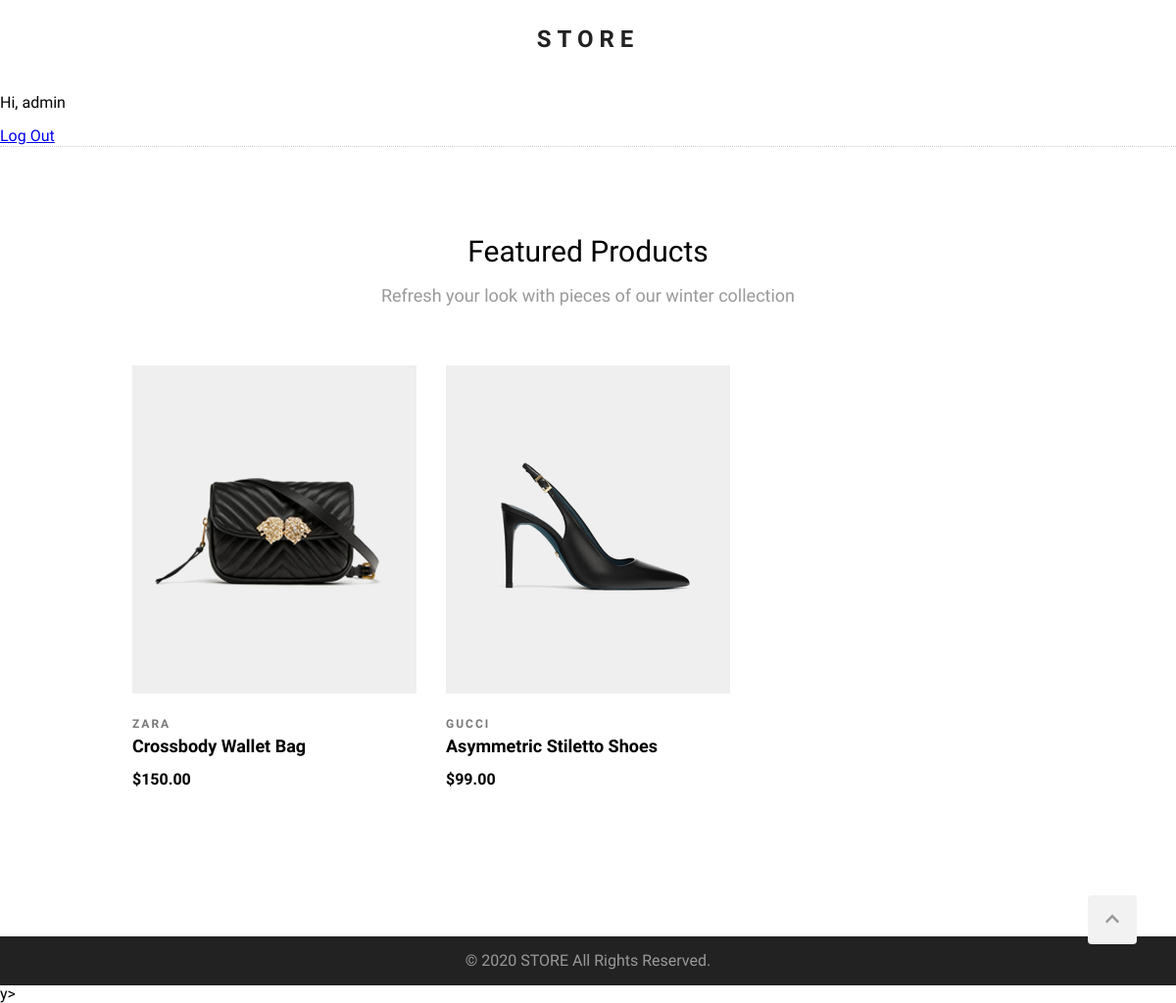
Screenshot of /products/ (signed in) with the database file from the repository.
### products/models.py (models this page shows, shortened)
class Product(models.Model):
    brand = models.CharField(max_length=100)
    title = models.CharField(max_length=100)
    description = models.TextField(max_length=500, blank=True, null=True)
    price = models.PositiveIntegerField()
    image = models.ImageField(upload_to='products/', null=True)
    created_date = models.DateTimeField(default=now, editable=False)

### products/views.py (the view)
# urls.py: path('products/', products_list, name='products_list'),
def products_list(request):
    products = Product.objects.all()
    return render(request, 'products/products-list.html', {'products': products})

### templates/products/products-list.html (shortened to what this page needs)
{% extends "base.html" %}
{% block content %}
<section id="featured-products">
    <h2 class="section-headline">Featured Products</h2>
    <p class="section-description">
        Refresh your look with pieces of our winter collection
    </p>
    <div class="products-wrapper clearfix">
        {% for product in products %}
        <div class="product">
            <div class="product-img">
                <img src="{{product.image.url}}" alt="">
            </div>
            <div class="product-description">
                <div class="product-brand">{{ product.brand | capfirst }}</div>
                <a class="product-name" href="{{product.get_absolute_url}}">{{ product.title | capfirst }}</a>
                <div class="product-price">${{ product.price | floatformat:2 }}</div>
            </div>
        </div>
        {% empty %}
        <p>No products yet.</p>
        {% endfor %}
    </div>
</section>
{% endblock %}

### templates/base.html (shortened to what this page needs)
{% load static %}
<!DOCTYPE html>
<html lang="en">
<head>
    <link rel="stylesheet" href="{% static 'normalize.css' %}" />
    <link rel="stylesheet" href="{% static 'style.css' %}" />
</head>
<body>
    <div class="wrapper">
        <header>
            <h1 id="logo">
                <a href="{% url 'home' %}">STORE</a>
            </h1>
            {% if user.is_authenticated %}
            <p>Hi, {{ user.username }}</p>
            <a href="{% url 'logout' %}">Log Out</a>
            {% else %}
            <a href="{% url 'login' %}">Login</a>
            {% endif %}
            <div id="controls">
            </div>
        </header>
        <main>
            {% block content %}{% endblock %}
        </main>
    </div>
    <footer>
        <a href="#" id="scroll-up">
            <i class="fas fa-chevron-up"></i>
        </a>
        <p>&copy; 2020 STORE All Rights Reserved.</p>
    </footer>
</body>
</html>y>
</html>

### static/style.css (style rules this page uses)
html { scroll-behavior: smooth; }
body { margin: 0; font-family: 'Questrial', sans-serif; }
.wrapper { min-height: calc(100vh - 50px); }
.clearfix::after { content: ""; display: block; clear: both; }
header { height: auto; border-bottom: 1px dotted #ccc; }
#logo { text-align: center; font-family: 'Domine', serif; font-size: 24px; letter-spacing: 6px; line-height: 80px; margin: 0; }
#logo a { color: #222; text-decoration: none; }
#controls { position: absolute; top: 15px; right: 14%; }
main { max-width: 960px; text-align: center; margin: 90px auto 90px auto; }
.section-headline { font-size: 30px; font-weight: normal; margin: 0; }
.section-description { color: #999; font-size: 18px; }
.products-wrapper { margin: 60px 0 60px 0; }
.product { width: 290px; margin: 0 15px 60px; float: left; position: relative; }
.product-description { text-align: left; }
.product-brand { font-size: 12px; font-weight: 600; letter-spacing: 2px; color: #787878; text-transform: uppercase; margin: 25px 0 5px; }
.product-img { position: relative; overflow: hidden; background: #efefef; background-image: url("image-not-found.svg"); background-repeat: no-repeat; background-position: center; background-size: 30%; width: 290px; height: 335px; }
.product-img img { width: 290px; height: 335px; box-sizing: border-box; transition-duration: .4s; }
.product-name { font-size: 18px; font-weight: 600; text-decoration: none; text-transform: capitalize; color: #000; }
.product-price { margin-top: 15px; font-weight: 700; }
footer { background-color: #222; height: 50px; color: #999; text-align: center; line-height: 50px; }
footer p { margin: 0; }
#scroll-up { width: 50px; height: 50px; background-color: #f2f2f2; bottom: 60px; right: 40px; position: fixed; border-radius: 4px; cursor: pointer; color: #999; }

### rows the page displays
Product: image (picture), brand "ZARA", title "Crossbody Wallet Bag", price "150.00"
Product: image (picture), brand "GUCCI", title "Asymmetric Stiletto Shoes", price "99.00"

### other values shown
{{ user.username }} "admin"
